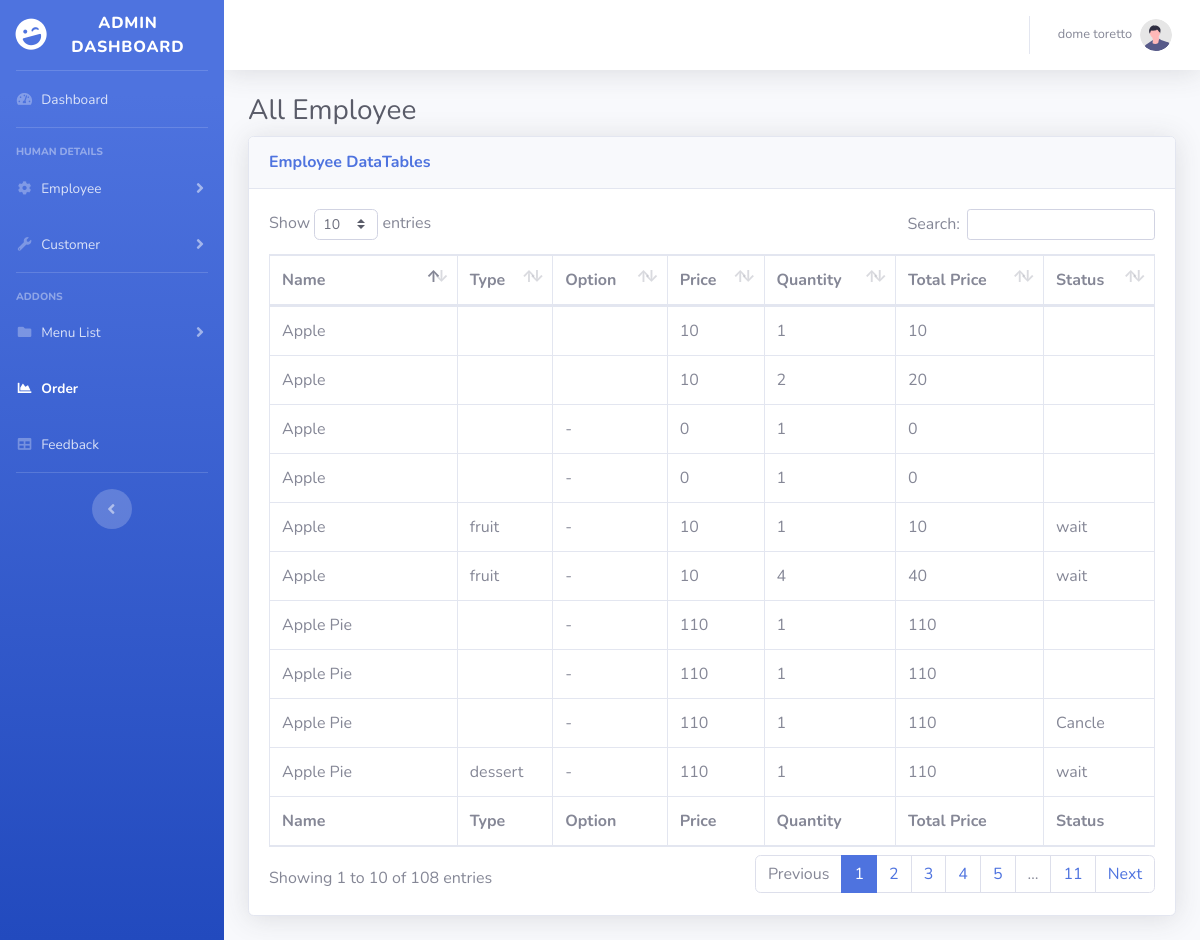
Before: /Dashboard/table9.php (signed in) with the older database file.
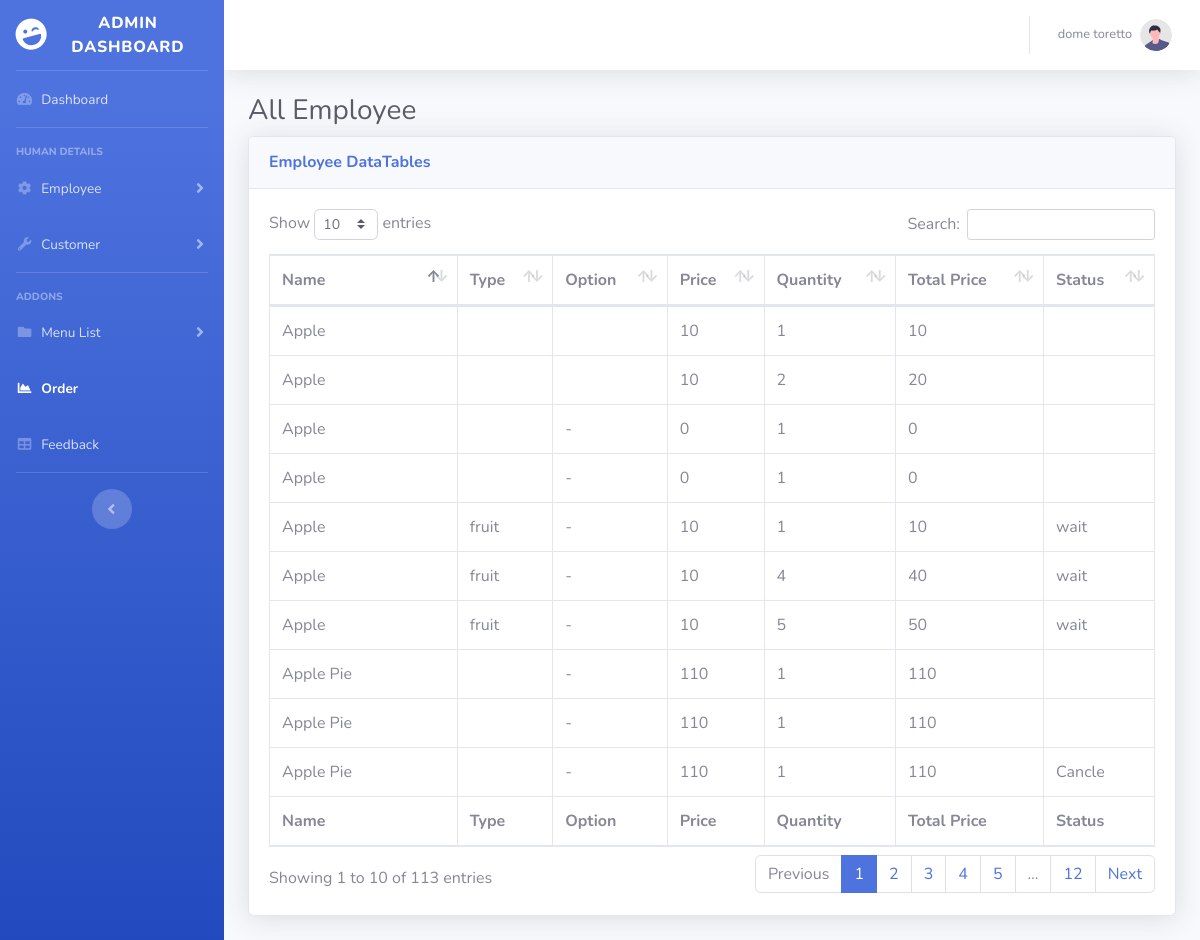
After: the same page with the newer database file.
### tables this page shows
CREATE TABLE `order_detail` (
  `ord_detailID` int(10) NOT NULL,
  `ord_productID` int(11) NOT NULL,
  `ord_orderID` int(10) NOT NULL,
  `ord_productName` varchar(255) NOT NULL,
  `ord_productType` varchar(255) NOT NULL,
  `ord_option` varchar(255) NOT NULL,
  `ord_quantity` int(3) NOT NULL,
  `ord_price` int(11) NOT NULL,
  `ord_totalPrice` decimal(10,0) NOT NULL,
  `ord_status` varchar(255) NOT NULL
);

### Dashboard/table9.php (the view, shortened to what the changed rows need)
<?php
include '../condb/database.php';
?>
<!DOCTYPE html>
<html lang="en">
<head>
    <link href="vendor/fontawesome-free/css/all.min.css" rel="stylesheet" type="text/css">
    <link href="css/sb-admin-2.min.css" rel="stylesheet">
    <link href="vendor/datatables/dataTables.bootstrap4.min.css" rel="stylesheet">
</head>
<body id="page-top">
    <div id="wrapper">
        <div id="content-wrapper" class="d-flex flex-column">
            <div id="content">
                <div class="container-fluid">
                    <h1 class="h3 mb-2 text-gray-800">All Employee</h1>
                    <div class="card shadow mb-4">
                        <div class="card-body">
                            <div class="table-responsive">
                                <table class="table table-bordered" id="dataTable" width="100%" cellspacing="0">
                                    <thead>
                                        <tr>
                                            <th>Name</th>
                                            <th>Type</th>
                                            <th>Option</th>
                                            <th>Price</th>
                                            <th>Quantity</th>
                                            <th>Total Price</th>
                                            <th>Status</th>
                                        </tr>
                                    </thead>
                                    <tfoot>
                                        <tr>
                                            <th>Name</th>
                                            <th>Type</th>
                                            <th>Option</th>
                                            <th>Price</th>
                                            <th>Quantity</th>
                                            <th>Total Price</th>
                                            <th>Status</th>
                                        </tr>
                                    </tfoot>
                                    <tbody>
                                        <?php $order = mysqli_query($conn, "SELECT * FROM order_detail") ?>
                                        <?php $order_row = mysqli_num_rows($order); ?>
                                        <?php if ($order_row > 0) : ?>
                                            <?php while ($ord = mysqli_fetch_array($order)) : ?>
                                                <tr>
                                                    <td><?php echo $ord['ord_productName'] ?></td>
                                                    <td><?php echo $ord['ord_productType'] ?? '-' ?></td>
                                                    <td><?php echo $ord['ord_option'] ?? '-' ?></td>
                                                    <td><?php echo $ord['ord_price'] ?></td>
                                                    <td><?php echo $ord['ord_quantity'] ?></td>
                                                    <td><?php echo $ord['ord_totalPrice'] ?></td>
                                                    <td><?php echo $ord['ord_status'] ?? '-' ?></td>
                                                </tr>
                                            <?php endwhile; ?>
                                        <?php endif; ?>
                                    </tbody>
                                </table>
                            </div>
                        </div>
                    </div>
                </div>
            </div>
        </div>
    </div>
</body>
</html>

Changed rows visible on the page:
no longer on this page (row unchanged): order_detail: ord_productName "Apple Pie", ord_productType "dessert", ord_option "-", ord_price "110", ord_quantity "1", ord_totalPrice "110", ord_status "wait"
added order_detail: ord_productName "Apple", ord_productType "fruit", ord_option "-", ord_price "10", ord_quantity "5", ord_totalPrice "50", ord_status "wait"
Other visible differences:
text written by a page script: "Show entries Search: Showing 1 to 10 of 108 entries Previous 1 2 3 4 5 … 11 Next" → "Show entries Search: Showing 1 to 10 of 113 entries Previous 1 2 3 4 5 … 12 Next"
